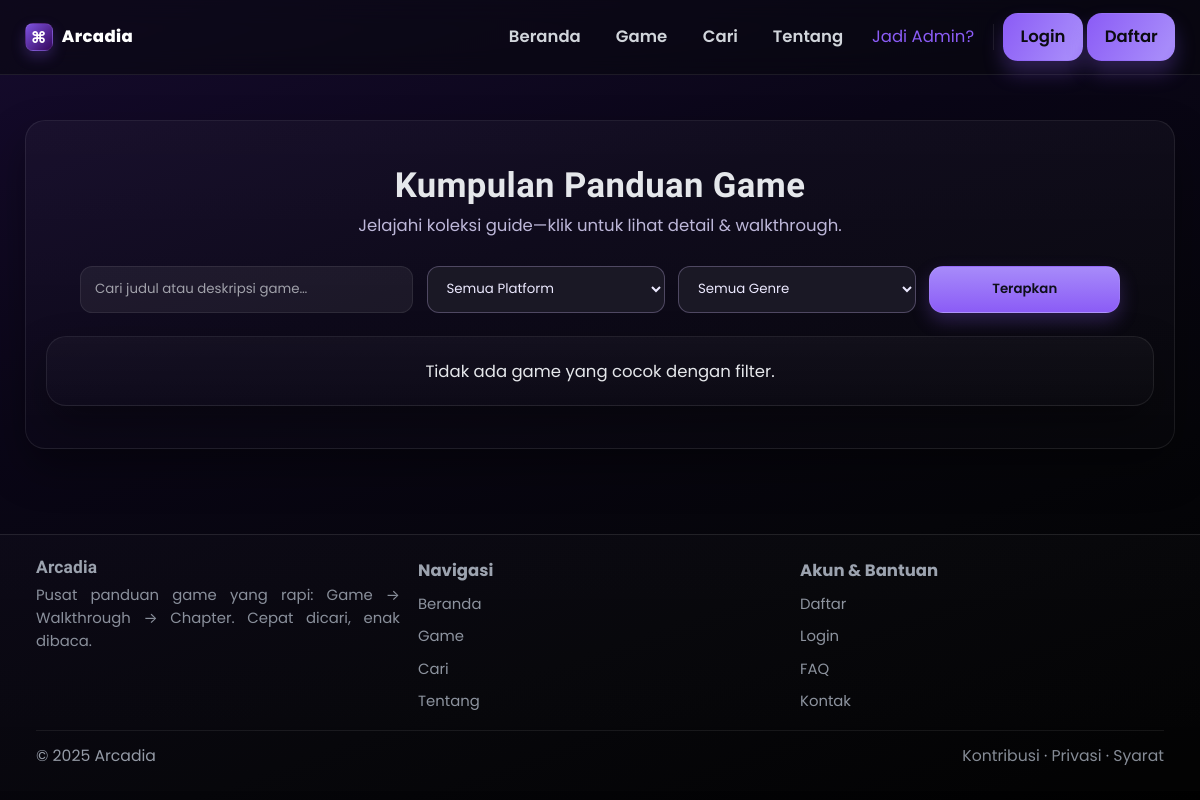
The app's page /public/games.php?platform=dfgh, older data.
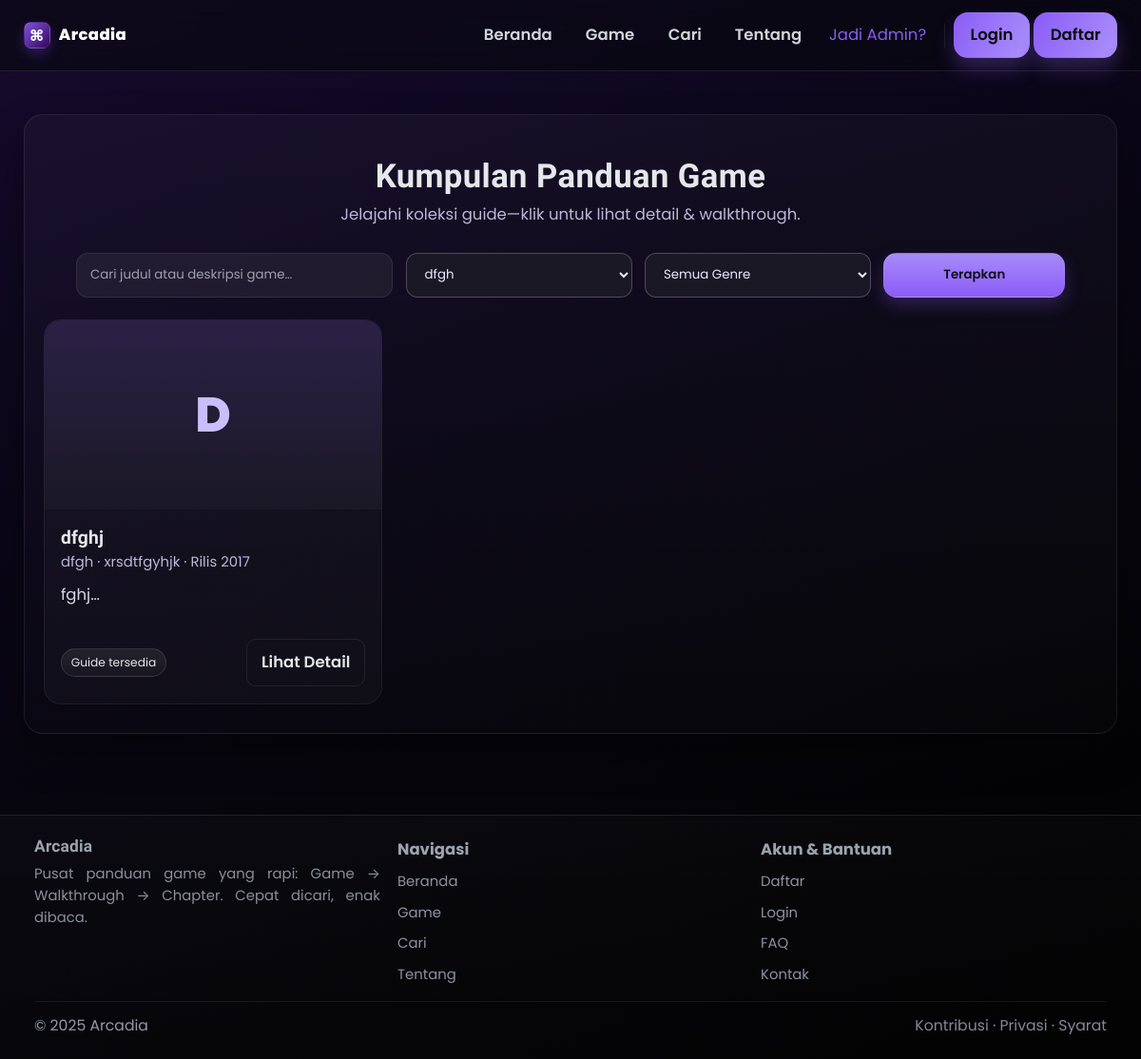
The same page, newer data.
### tables this page shows
CREATE TABLE `games` (
  `id` int(11) NOT NULL,
  `title` varchar(150) NOT NULL,
  `genre` varchar(80) DEFAULT NULL,
  `platform` varchar(80) DEFAULT NULL,
  `release_year` int(11) DEFAULT NULL,
  `image_url` varchar(255) DEFAULT NULL,
  `description` text DEFAULT NULL
);

### lib/helpers.php (called while the page is built, shortened)
<?php
function e($s)
{
  return htmlspecialchars((string) $s, ENT_QUOTES, 'UTF-8');
}
?>

### lib/db.php (called while the page is built, shortened)
<?php
function db_all($mysqli, $sql, $params = [], $types = '')
{
  $stmt = $mysqli->prepare($sql);
  if ($params)
    $stmt->bind_param($types ?: str_repeat('s', count($params)), ...$params);
  $stmt->execute();
  $res = $stmt->get_result();
  $rows = $res ? $res->fetch_all(MYSQLI_ASSOC) : [];
  return $rows;
}
?>

### public/games.php (the view, shortened to what this page needs)
<?php
require_once __DIR__ . '/../config.php';
require_once __DIR__ . '/../lib/db.php';
require_once __DIR__ . '/../lib/helpers.php';
include __DIR__ . '/_header.php';
$q = trim($_GET['q'] ?? '');
$platform = trim($_GET['platform'] ?? '');
$params = [];
$types = '';
$where = [];
if ($platform !== '') {
  $where[] = "platform = ?";
  $params[] = $platform;
  $types .= 's';
}
$sql = "SELECT id,title,platform,genre,release_year,image_url,LEFT(description,150) excerpt
        FROM games";
if ($where)
  $sql .= " WHERE " . implode(" AND ", $where);
$sql .= " ORDER BY title ASC";
$games = db_all($mysqli, $sql, $params, $types);
$platforms = db_all($mysqli, "SELECT DISTINCT platform FROM games WHERE platform<>'' ORDER BY platform");
?>
<div class="container card" style="max-width:1040px">
  <div class="page-hero">
    <h1>Kumpulan Panduan Game</h1>
    <div class="sub">Jelajahi koleksi guide—klik untuk lihat detail & walkthrough.</div>
  </div>
  <form class="filters" method="get" action="games.php">
    <input class="input" type="text" name="q" value="<?= e($q) ?>" placeholder="Cari judul atau deskripsi game…">
    <select class="input" name="platform">
      <option value="">Semua Platform</option>
      <?php foreach ($platforms as $p): ?>
        <option value="<?= e($p['platform']) ?>" <?= $platform === $p['platform'] ? 'selected' : '' ?>><?= e($p['platform']) ?>
        </option>
      <?php endforeach; ?>
    </select>
    <select class="input" name="genre">
      <option value="">Semua Genre</option>
    </select>
    <button class="btn btn-apply">Terapkan</button>
  </form>
  <?php if (!$games): ?>
    <div class="card" style="text-align:center">Tidak ada game yang cocok dengan filter.</div>
  <?php else: ?>
    <div class="grid">
      <?php foreach ($games as $gm):
        $detailUrl = '/arcadia/public/game.php?id=' . $gm['id'];
        if (!is_user_logged_in()) {
          $detailUrl = '/arcadia/public/auth/login.php?next=' . urlencode($detailUrl);
        }
        ?>
        <article class="card-game">
          <?php if (!empty($gm['image_url'])): ?>
            <img class="thumb" src="<?= e($gm['image_url']) ?>" alt="">
          <?php else: ?>
            <div class="thumb-fallback"><?= e(mb_strtoupper(mb_substr($gm['title'], 0, 1))) ?></div>
          <?php endif; ?>
          <div class="card-body">
            <h3 style="margin:.1rem 0 .15rem"><?= e($gm['title']) ?></h3>
            <div class="meta"><?= e($gm['platform']) ?> ·
              <?= e($gm['genre'] ?: 'Uncategorized') ?>    <?= $gm['release_year'] ? ' · Rilis ' . e($gm['release_year']) : '' ?>
            </div>
            <div class="desc"><?= e($gm['excerpt']) ?>…</div>
            <div class="actions">
              <span class="chip chip-soft">Guide tersedia</span>
              <a class="btn btn-detail ghost" href="<?= e($detailUrl) ?>">Lihat Detail</a>
            </div>
          </div>
          <a class="cover-link" href="<?= e($detailUrl) ?>" aria-label="Buka detail <?= e($gm['title']) ?>"></a>
        </article>
      <?php endforeach; ?>
    </div>
  <?php endif; ?>
</div>
<?php include __DIR__ . '/_footer.php'; ?>

Row changes from the older to the newer data that the page shows:
added games: title "D", title "dfghj", platform "dfgh", genre "xrsdtfgyhjk", release_year "2017", excerpt "fghj"
Text that changed along with them:
form field platform: "Semua Platform" → "dfgh"
text no longer shown: "Tidak ada game yang cocok dengan filter."
